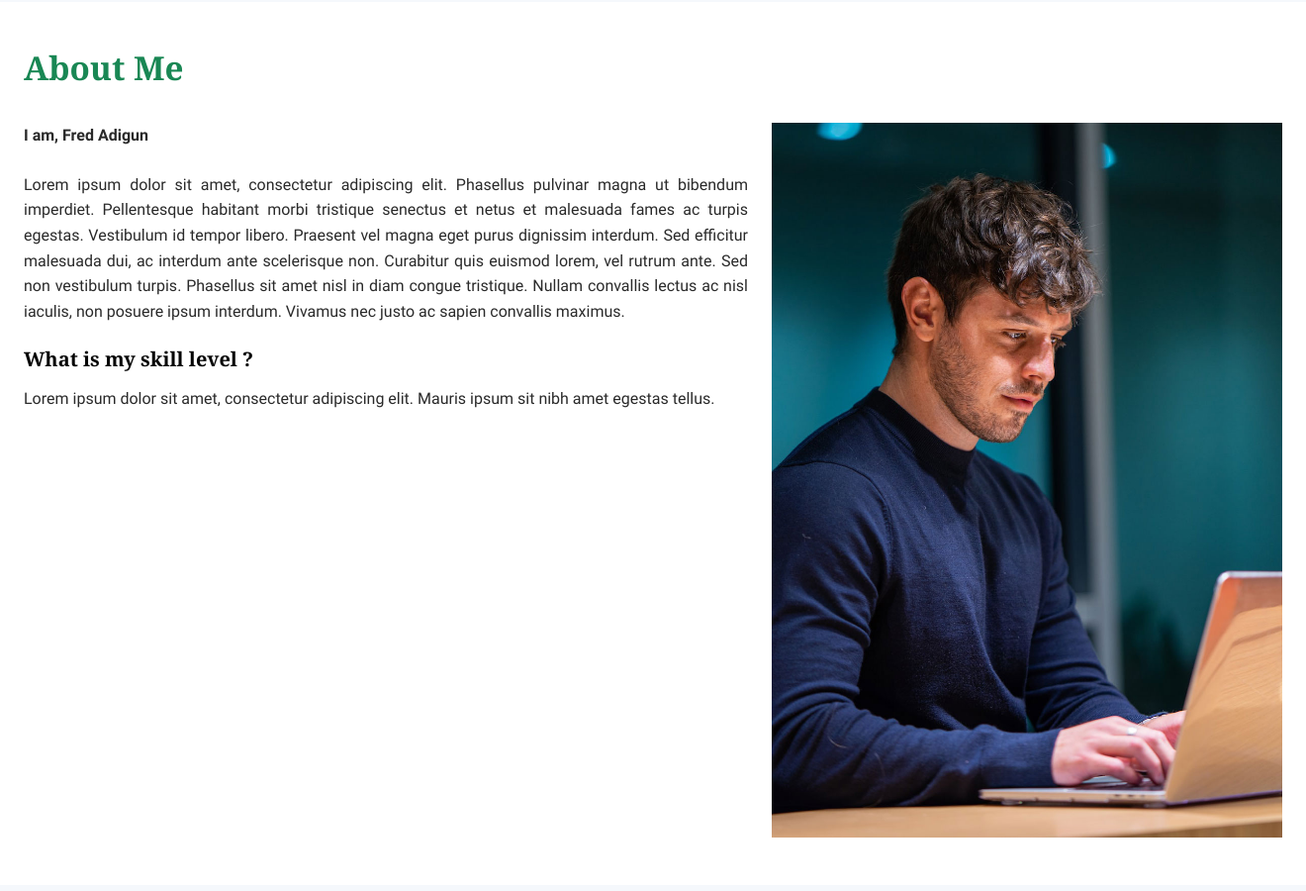
/accounts/profile (signed in, middle part), run on an earlier commit of the app's database.
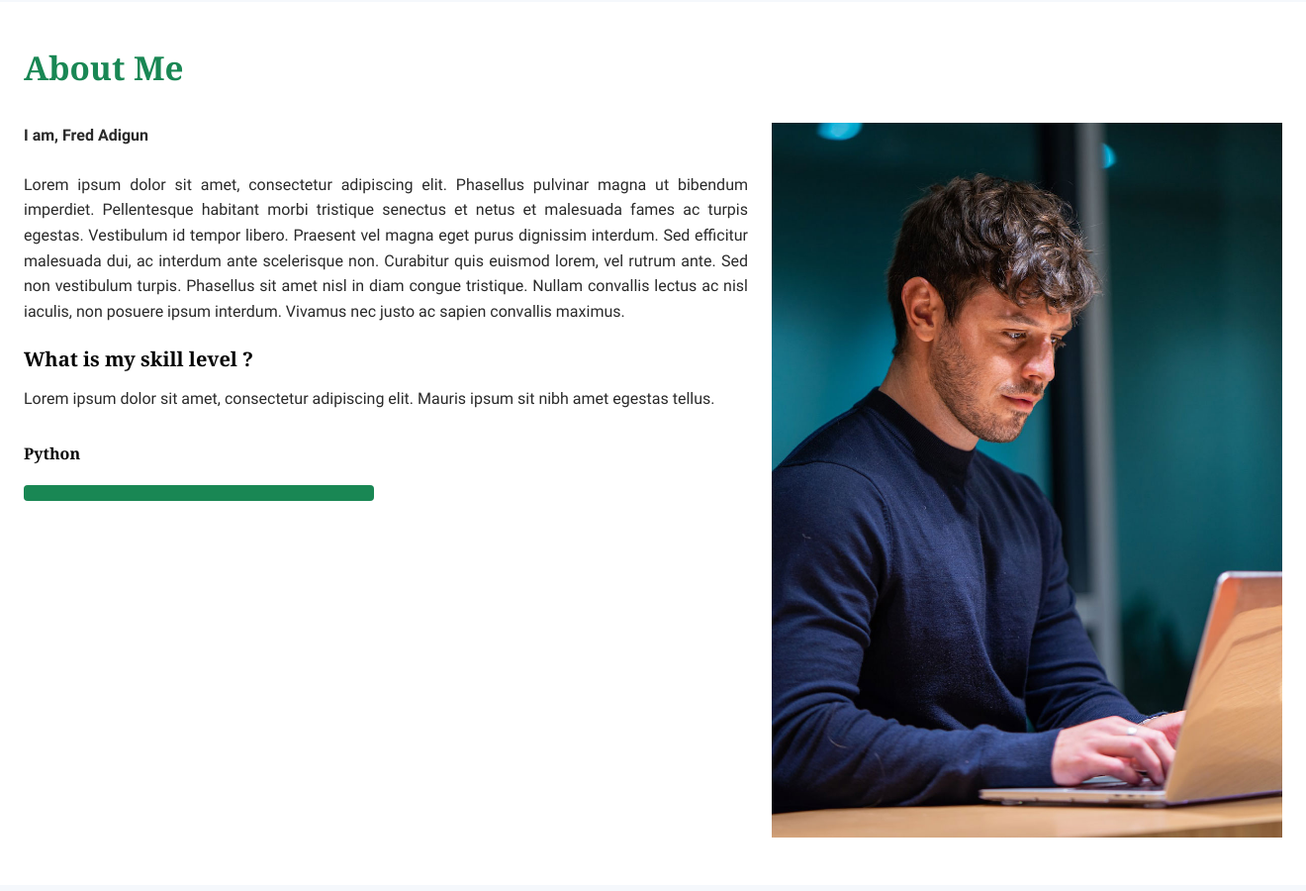
And on a later commit of the database.
### accounts/models.py (models this page shows, shortened)
class BaseUser(AbstractBaseUser, PermissionsMixin):
    last_name =                     models.CharField(max_length=256, null=True, blank=True)
    first_name =                    models.CharField(max_length=256, null=True, blank=True)
    middle_name =                   models.CharField(max_length=256, null=True, blank=True)
    username =                      models.CharField(max_length=256, unique=True, blank=True)
    date_of_birth =                 models.DateField(null=True, blank=True)
    email =                         models.EmailField(max_length=128, unique=True, blank=True)
    bio =                           models.CharField(max_length=100, null=True, blank=True)
    pfp =                           models.ImageField(upload_to=upload_location_pfp, blank=True, null=True)
    city =                          models.CharField(max_length=128, blank=True, null=True)
    state =                         models.CharField(max_length=128, blank=True, null=True)
    country =                       CountryField(max_length=255, null=True, blank=True)
    address =                       models.CharField(max_length=128, blank=True, null=True)
    phone_num =                     PhoneNumberField(null=True, blank=True, verbose_name="Phone Number", unique=True)
    zipcode =                       models.IntegerField(null=True, blank=True)
    skill_1 =                       models.CharField(null=True, blank=True, max_length=128)
    skill_2 =                       models.CharField(null=True, blank=True, max_length=128)
    skill_3 =                       models.CharField(null=True, blank=True, max_length=128)
    skill_4 =                       models.CharField(null=True, blank=True, max_length=128)
    skill_5 =                       models.CharField(null=True, blank=True, max_length=128)
    skill_6 =                       models.CharField(null=True, blank=True, max_length=128)
    skill_7 =                       models.CharField(null=True, blank=True, max_length=128)
    skill_8 =                       models.CharField(null=True, blank=True, max_length=128)
    skill_9 =                       models.CharField(null=True, blank=True, max_length=128)
    skill_10 =                      models.CharField(null=True, blank=True, max_length=128)
    services =                      models.ForeignKey(Services, on_delete=models.CASCADE, null=True, blank=True)
    date_joined =                   models.DateTimeField(auto_now_add=True)
    last_login =                    models.DateTimeField(auto_now=True)
    updated_at =                    models.DateTimeField(auto_now=True)
    facebook =                      models.URLField(default='https://facebook.com/')
    twitter =                       models.URLField(default='https://twitter.com/')
    instagram =                     models.URLField(default='https://instagram.com/')
    linkedin =                      models.URLField(default='https://linkedin.com/')
    website =                       models.URLField(default='https://company.com/')
    is_admin =                      models.BooleanField(default=False)
    is_staff =                      models.BooleanField(default=False)
    is_active =                     models.BooleanField(default=True)
    is_superuser =                  models.BooleanField(default=False)
    is_verified =                   models.BooleanField(default=False)
    signup_confirmation =           models.BooleanField(default=False)
    USERNAME_FIELD = "email"
    REQUIRED_FIELDS = ['username', ]
    objects = BaseUserMgr()

### accounts/views.py (the view)
# urls.py: path('profile', views.profile, name='profile'),
def profile(request):
    if not request.user.is_authenticated:
        return redirect('accounts:innovator_login')
    try:
        user = BaseUser.objects.get(username=request.user.username)
    except BaseUser.DoesNotExist:
        return HttpResponse('User Not Found!')
    return render(request, 'accounts/profile.html', {
        'user': user
    })

### accounts/templates/accounts/profile.html (shortened to what this page needs)
{% extends 'base.html' %}
{% load static %}
{% block content %}
<!doctype html>
    <html lang="en">
    <head>
        <link rel="stylesheet" href="https://cdnjs.cloudflare.com/ajax/libs/font-awesome/4.7.0/css/font-awesome.min.css">
        <link rel="stylesheet" href="https://cdn.jsdelivr.net/npm/bootstrap@4.6.2/dist/css/bootstrap.min.css">
        <link
        rel="stylesheet"
        href="https://cdnjs.cloudflare.com/ajax/libs/animate.css/4.1.1/animate.min.css"/>
        <link rel="stylesheet" href="{% static 'accounts/css/bootstrap.min.css' %}">
        <link rel="stylesheet" href="https://cdn.jsdelivr.net/npm/bootstrap-icons@1.7.2/font/bootstrap-icons.css">
        <link rel="stylesheet" type="text/css" href="{% static 'accounts/css/style.css' %}" />
        <link rel="stylesheet" href="{% static 'css/materialdesignicons.css' %}">
	<link rel="stylesheet" href="{% static 'css/bootstrap-grid.css' %}">
	<link rel="stylesheet" href="{% static 'css/fancybox.css' %}">
	<link rel="stylesheet" href="{% static 'css/style.css' %}">
    </head>
        <div  class="main-content">
            <div id="about" class="about px-4 bg-white py-5">
                <div class="titie-row row mb-3">
                    <h2 class="fw-bolder text-success">About Me</h2>
                </div>
                <div class="row">
                    <div class="col-md-7">
                        <p><b>I am, {{user.first_name}} {{user.last_name}}</b></p>
                        <p class="pt-2 fs-6 text-justify">Lorem ipsum dolor sit amet, consectetur adipiscing elit. Phasellus pulvinar magna ut bibendum imperdiet. Pellentesque habitant morbi tristique senectus et netus et malesuada fames ac turpis egestas. Vestibulum id tempor libero. Praesent vel magna eget purus dignissim interdum. Sed efficitur malesuada dui, ac interdum ante scelerisque non. Curabitur quis euismod lorem, vel rutrum ante. Sed non vestibulum turpis. Phasellus sit amet nisl in diam congue tristique. Nullam convallis lectus ac nisl iaculis, non posuere ipsum interdum. Vivamus nec justo ac sapien convallis maximus.</p>
                        <h4 class=" fs-5 my-3 mt-4 fw-bolder">What is my skill level ?</h4>
                        <p>Lorem ipsum dolor sit amet, consectetur adipiscing elit. Mauris ipsum sit nibh amet egestas tellus.</p>
                        <div class="row skill-set">
                            {% if user.skill_1 %}
                            <div class="col-md-6 py-3">
                               <h6 class="fw-bold">{{ user.skill_1 }}</h6>
                                <div class="progress">
                                  <div class="progress-bar bg-success" role="progressbar" aria-label="Example with label" style="width: 100%;" aria-valuenow="100" aria-valuemin="0" aria-valuemax="100"></div>
                                </div>
                            </div>
                            {% endif %}
                        </div>
                    </div>
                    <div class="col-md-5">
                        <img src="{% static 'accounts/images/profile.jpg' %}" alt="">
                    </div>
                </div>
            </div>
            <div id="service" class="service px-4 py-5">
            </div>
            </div>
    <body>
</body>
</html>
{% endblock content %}

### templates/base.html (shortened to what this page needs)
{% load static %}
<!doctype html>
<html lang="en" class="no-js">
<head>
    <link rel="stylesheet" href="https://cdnjs.cloudflare.com/ajax/libs/font-awesome/6.4.0/css/all.min.css">
	<link rel="stylesheet" href="{% static 'css/materialdesignicons.css' %}">
	<link rel="stylesheet" href="{% static 'css/bootstrap-grid.css' %}">
	<link rel="stylesheet" href="{% static 'css/fancybox.css' %}">
	<link rel="stylesheet" href="{% static 'css/style.css' %}">
</head>
<body class="home navbar-sticky">
    <main class="site-section section-main dottedd-pattern dotted-pattern-top-lefdt">
        {% block content %}
        {% endblock %}
    </main>
</body>
</html>

### accounts/static/accounts/css/style.css (style rules this page uses)
* { margin: 0px; padding: 0px; list-style: none; }
img { max-width: 100%; }
html, body { height: 100%; font-family: "Poppins"; }
p { margin-bottom: 0px; width: 100%; }
::placeholder { color: #747f8a !important; font-size: 13px; opacity: 0.5 !important; }
h1, h2, h3, h4, h5, h6 { color: #545454; }
body { background-color: #f5f8fc !important; -webkit-font-smoothing: antialiased; -moz-osx-font-smoothing: grayscale; text-rendering: optimizeLegibility; color: #6A6A6A; overflow-x: hidden; }
.text-justify { text-align: justify; }
html { scroll-behavior: auto; scroll-behavior: smooth; }

What changed in the data, as far as the page shows it:
changed BaseUser "Fred": skill_1 (not shown) → "Python"
